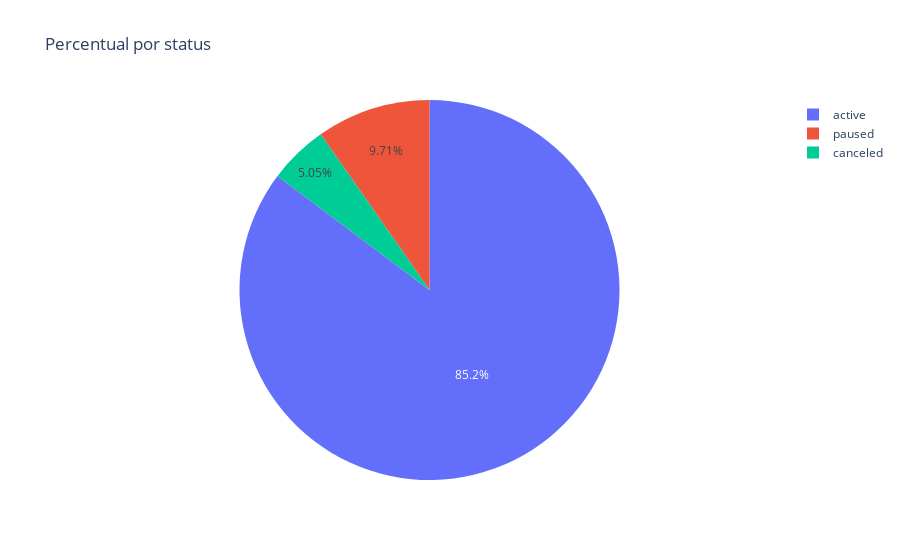

Notebook source saved alongside this figure:
### Code cell
import plotly.express as px

# Calcula a contagem de cada fonte de marketing
marketing_source_count = df['status'].value_counts()

# Cria um gráfico de pizza
fig = px.pie(names=marketing_source_count.index, values=marketing_source_count, 
             title="Percentual por status")
plt.figure(figsize=)
# Mostre o gráfico
fig.show()

### Figure 1 — Plotly figure (JSON) as saved in the notebook; plotly's stock layout.template omitted (floating-point values rounded to 4 significant figures)
{"data": [{"domain": {"x": [0, 1], "y": [0, 1]}, "hovertemplate": "label=%{label}<br>value=%{value}<extra></extra>", "labels": ["active", "paused", "canceled"], "legendgroup": "", "name": "", "showlegend": true, "type": "pie", "values": [8524, 971, 505]}], "layout": {"legend": {"tracegroupgap": 0}, "title": {"text": "Percentual por status"}}}
